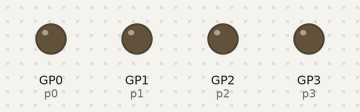
Simulated run of this program. Board: Raspberry Pi Pico running MicroPython. Parts: output pins drawn as LEDs (lit = HIGH). What the program prints to the serial console is not drawn. At 4.0 s the program stops and its outputs stay as they are.

Above: at 0.1 s.
At 1.1 s:
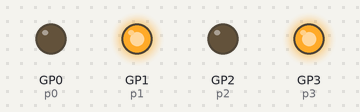
At 4.1 s:
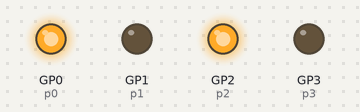
Timing chart, 0 to 5.5 s (numbered marks = the images above):
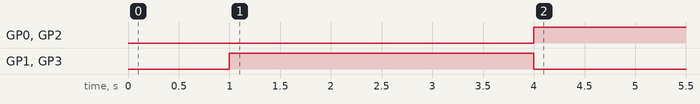

Measured:
- by itself, GP0 (p0), GP2 (p2): LOW → HIGH at 4.0 s
- by itself, GP1 (p1), GP3 (p3): LOW → HIGH at 1.0 s, → LOW 3.0 s later

The program:

main_hbridge.py
```python
from machine import Pin
from time import sleep
print('hi')

led = Pin("LED")
p0 = Pin(0, Pin.OUT)
p1 = Pin(1, Pin.OUT)
p2 = Pin(2, Pin.OUT)
p3 = Pin(3, Pin.OUT)

led.on()
sleep(1)
led.off()

p0.off()
p2.off()
p1.on()
p3.on()

sleep(2)

led.on()
sleep(1)
led.off()

p0.on()
p2.on()
p1.off()
p3.off()
```
